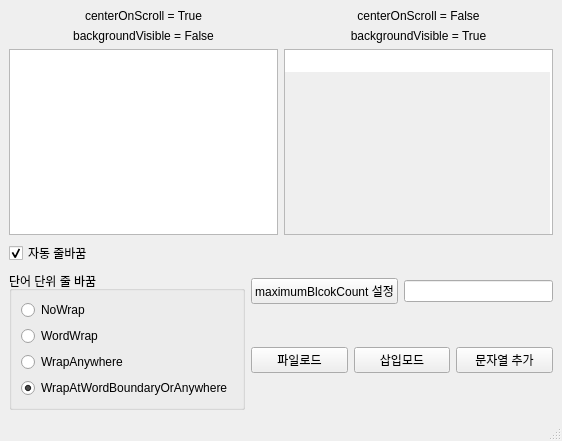
<?xml version="1.0" encoding="UTF-8"?>
<ui version="4.0">
 <class>MainWindow</class>
 <widget class="QMainWindow" name="MainWindow">
  <property name="geometry">
   <rect>
    <x>0</x>
    <y>0</y>
    <width>562</width>
    <height>441</height>
   </rect>
  </property>
  <property name="windowTitle">
   <string>MainWindow</string>
  </property>
  <property name="styleSheet">
   <string notr="true"/>
  </property>
  <property name="documentMode">
   <bool>true</bool>
  </property>
  <widget class="QWidget" name="centralwidget">
   <layout class="QGridLayout" name="gridLayout">
    <item row="0" column="0" colspan="2">
     <layout class="QHBoxLayout" name="horizontalLayout_3">
      <item>
       <layout class="QVBoxLayout" name="verticalLayout">
        <item>
         <widget class="QLabel" name="label">
          <property name="text">
           <string>centerOnScroll = True</string>
          </property>
          <property name="alignment">
           <set>Qt::AlignCenter</set>
          </property>
         </widget>
        </item>
        <item>
         <widget class="QLabel" name="label_3">
          <property name="text">
           <string>backgroundVisible = False</string>
          </property>
          <property name="alignment">
           <set>Qt::AlignCenter</set>
          </property>
         </widget>
        </item>
        <item>
         <widget class="QPlainTextEdit" name="txtEditor1">
          <property name="documentTitle">
           <string/>
          </property>
          <property name="lineWrapMode">
           <enum>QPlainTextEdit::WidgetWidth</enum>
          </property>
          <property name="plainText">
           <string/>
          </property>
          <property name="overwriteMode">
           <bool>false</bool>
          </property>
          <property name="backgroundVisible">
           <bool>false</bool>
          </property>
          <property name="centerOnScroll">
           <bool>true</bool>
          </property>
         </widget>
        </item>
       </layout>
      </item>
      <item>
       <layout class="QVBoxLayout" name="verticalLayout_2">
        <item>
         <widget class="QLabel" name="label_2">
          <property name="text">
           <string>centerOnScroll = False</string>
          </property>
          <property name="alignment">
           <set>Qt::AlignCenter</set>
          </property>
         </widget>
        </item>
        <item>
         <widget class="QLabel" name="label_4">
          <property name="text">
           <string>backgroundVisible = True</string>
          </property>
          <property name="alignment">
           <set>Qt::AlignCenter</set>
          </property>
         </widget>
        </item>
        <item>
         <widget class="QPlainTextEdit" name="txtEditor2">
          <property name="documentTitle">
           <string/>
          </property>
          <property name="lineWrapMode">
           <enum>QPlainTextEdit::WidgetWidth</enum>
          </property>
          <property name="overwriteMode">
           <bool>false</bool>
          </property>
          <property name="backgroundVisible">
           <bool>true</bool>
          </property>
          <property name="centerOnScroll">
           <bool>false</bool>
          </property>
         </widget>
        </item>
       </layout>
      </item>
     </layout>
    </item>
    <item row="1" column="0">
     <layout class="QVBoxLayout" name="verticalLayout_4">
      <item>
       <widget class="QCheckBox" name="chkWrap">
        <property name="text">
         <string>자동 줄바꿈</string>
        </property>
        <property name="checked">
         <bool>true</bool>
        </property>
       </widget>
      </item>
      <item>
       <widget class="QGroupBox" name="groupBox">
        <property name="title">
         <string>단어 단위 줄 바꿈</string>
        </property>
        <layout class="QVBoxLayout" name="verticalLayout_3">
         <item>
          <widget class="QRadioButton" name="rdoWarp1">
           <property name="text">
            <string>NoWrap</string>
           </property>
           <attribute name="buttonGroup">
            <string notr="true">btnGroupWarp</string>
           </attribute>
          </widget>
         </item>
         <item>
          <widget class="QRadioButton" name="rdoWarp2">
           <property name="text">
            <string>WordWrap</string>
           </property>
           <attribute name="buttonGroup">
            <string notr="true">btnGroupWarp</string>
           </attribute>
          </widget>
         </item>
         <item>
          <widget class="QRadioButton" name="rdoWarp3">
           <property name="text">
            <string>WrapAnywhere</string>
           </property>
           <attribute name="buttonGroup">
            <string notr="true">btnGroupWarp</string>
           </attribute>
          </widget>
         </item>
         <item>
          <widget class="QRadioButton" name="rdoWarp4">
           <property name="text">
            <string>WrapAtWordBoundaryOrAnywhere</string>
           </property>
           <property name="checked">
            <bool>true</bool>
           </property>
           <attribute name="buttonGroup">
            <string notr="true">btnGroupWarp</string>
           </attribute>
          </widget>
         </item>
        </layout>
       </widget>
      </item>
     </layout>
    </item>
    <item row="1" column="1">
     <layout class="QVBoxLayout" name="verticalLayout_5">
      <item>
       <layout class="QHBoxLayout" name="horizontalLayout_4">
        <item>
         <widget class="QPushButton" name="btnMax">
          <property name="text">
           <string>maximumBlcokCount 설정</string>
          </property>
         </widget>
        </item>
        <item>
         <widget class="QLineEdit" name="editMax"/>
        </item>
       </layout>
      </item>
      <item>
       <layout class="QHBoxLayout" name="horizontalLayout_2">
        <item>
         <widget class="QPushButton" name="btnLoad">
          <property name="text">
           <string>파일로드</string>
          </property>
          <property name="checkable">
           <bool>false</bool>
          </property>
         </widget>
        </item>
        <item>
         <widget class="QPushButton" name="btnIns">
          <property name="text">
           <string>삽입모드</string>
          </property>
          <property name="checkable">
           <bool>true</bool>
          </property>
         </widget>
        </item>
        <item>
         <widget class="QPushButton" name="btnAppend">
          <property name="text">
           <string>문자열 추가</string>
          </property>
          <property name="autoRepeat">
           <bool>true</bool>
          </property>
         </widget>
        </item>
       </layout>
      </item>
     </layout>
    </item>
   </layout>
  </widget>
  <widget class="QMenuBar" name="menubar">
   <property name="geometry">
    <rect>
     <x>0</x>
     <y>0</y>
     <width>562</width>
     <height>20</height>
    </rect>
   </property>
  </widget>
  <widget class="QStatusBar" name="statusbar"/>
 </widget>
 <resources/>
 <connections/>
 <buttongroups>
  <buttongroup name="btnGroupWarp"/>
 </buttongroups>
</ui>
